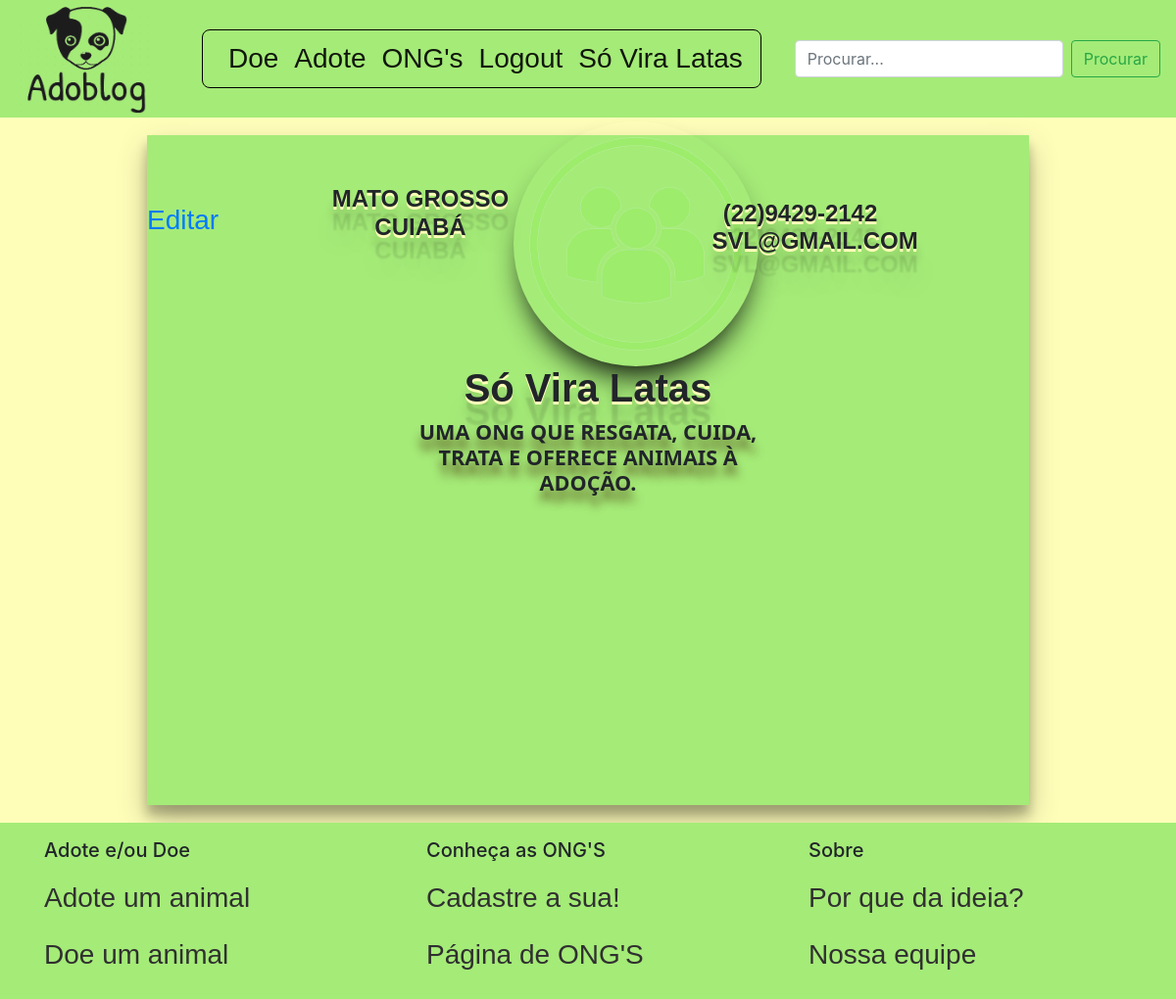
/screens/ong/ongprofile.php (signed in), run on the app's committed database.
### tables this page shows
CREATE TABLE IF NOT EXISTS `tb_ong` (
    `ong_id` INT(11) UNSIGNED NOT NULL AUTO_INCREMENT,
    `ong_nome` VARCHAR(40) NOT NULL,
    `ong_razaosocial` VARCHAR(60) NOT NULL,
    `ong_email` VARCHAR(60) NOT NULL,
    `ong_cnpj` VARCHAR(20) NOT NULL,
    `ong_descricao` VARCHAR(255),
    `ong_estado` VARCHAR(20) NOT NULL,
    `ong_cidade` VARCHAR(40) NOT NULL,
    `ong_telefone` VARCHAR(40) NOT NULL,
    `ong_senha` VARCHAR(20) NOT NULL,
    `ong_imagem` VARCHAR(255) NOT NULL,
    PRIMARY KEY (`ong_id`)
);

### screens/ong/ongprofile.php (the view, shortened to what this page needs)
<?php
    require_once '../../script/connection.php';
    $id = "";
    $donodaong = false;
    if(isset($_GET['pfp'])){
        $id = $_GET['pfp'];
        if($id == $_SESSION['ong_id']){
            $donodaong = true;
        }
    } else {
        if(isset($_SESSION['ong_id'])){
            $id = $_SESSION['ong_id'];
            $donodaong = true;
        }
    }
    $result = $mysqli->query("SELECT * FROM tb_ong WHERE ong_id='$id'");
    $row = $result->fetch_array();
    $imagem = $row['ong_imagem'];
    if($imagem == "" || NULL){
        $imagempadrao = "imgpadrao.png";
    }else{
        $imagempadrao = $imagem;
    }
?>
<!DOCTYPE html>
<html>
<head>
    <link rel="stylesheet" type="text/css" href="../../styles/ongprofile.css">
    <link href="https://cdn.jsdelivr.net/npm/bootstrap@5.1.3/dist/css/bootstrap.min.css" rel="stylesheet">
    <link href="//maxcdn.bootstrapcdn.com/bootstrap/4.0.0/css/bootstrap.min.css" rel="stylesheet" id="bootstrap-css">
    <link rel="stylesheet" href="https://cdn.jsdelivr.net/npm/bootstrap@4.6.1/dist/css/bootstrap.min.css">
</head>
<body>
    <nav class="navbar sticky-top navbar-expand-lg navbar-light" style="background-color: #A5EB78; overflow: hidden">
        <a class="navbar-brand" href="../index.php">
            <img src="../../images/logo.png"  class="thumbnail"  alt="Logo">
        </a>
        <div class="collapse navbar-collapse justify-content-end" id="navbarSupportedContent">
            <ul class="navbar-nav mx-auto" style="border: 1px solid black;
                                                  border-radius: 8px;
                                                  padding-top: 0px;
                                                  padding-bottom: 0px;
                                                  margin-right: 10px;
                                                  margin-left: 10px;">
                <?php
                    if(!$_SESSION){
                        echo "
                            <li class='nav-item' style='padding-left:18px;'>
                                <a class='nav-link active' href='../pub/doarform.php'> Doe </a>
                            </li>
                        ";
                    }else{
                        echo "
                            <li class='nav-item' style='padding-left:18px;'>
                                <a class='nav-link active' href='../pub/createpost.php'> Doe </a>
                            </li>
                        ";
                    }
                ?>
                <li class="nav-item">
                    <a class="nav-link active" href="../pub/pubpage.php"> Adote </a>
                </li>
                <li class="nav-item">
                    <a class="nav-link active" href="ongpage.php"> ONG's </a>
                </li>
                <?php
                    if(!$_SESSION){
                        echo "
                            <li class='nav-item'>
                                <a class='nav-link active' href='../logs/login.php'> Entrar </a>
                            </li>
                            <li class='nav-item'>
                                <a class='nav-link active' href='../logs/registerong.php' style='padding-right:18px;'> Cadastrar </a>
                            </li>
                        ";
                    }else{
                        echo "
                            <li class='nav-item'>
                                <a class='nav-link active' href='../../script/logout.php'> Logout </a>
                            </li>
                        ";
                        echo "
                            <li class='nav-item'>
                                <a class='nav-link active' href='ongprofile.php' style='padding-right:18px;'>";
                                    print($row['ong_nome']);
                        echo "  </a>
                            </li>";
                    }
                ?>
            </ul>
            <form class="form-inline my-2 my-lg-0">
                <input class="form-control mr-sm-2" type="search" placeholder="Procurar..." aria-label="Search">
                <button class="btn btn-outline-success my-2 my-sm-0" type="submit">Procurar</button>
            </form>
        </div>
    </nav>
    <div class="containerPrincipal fadeIn first">
        <div class="containerPerfil">
                <h2 class="estadoOng"><?php echo $row['ong_estado']; ?><br>
                <?php echo $row['ong_cidade']; ?></h2>
                <img src="../../uploads/img_ong/<?php echo $imagempadrao; ?>" class="Img"><br>
                <h2 class="telefoneOng"><?php echo $row['ong_telefone']; ?> <br>
                <?php echo $row['ong_email']; ?> </h2>
                    <?php if($donodaong): ?>
                        <a href="editarongpfp.php"> Editar </a>
                    <?php endif; ?>
                    <h1 class="nomeOng"> <b> <?php echo $row['ong_nome']; ?> </b> </h1>
                    <h2 class="descricaoOng"> <?php echo $row['ong_descricao']; ?> </h2>
            <div class="containerAnimais">
            </div>
        </div>
    </div>
    <div class="fadeIn footer">
        <footer class="container-fluid py-3" style="background: #A5EB78; height: 125%;">
            <div class="row">
                <div class="col-6 col-md ft1" style="margin-left: 30px;">
                    <h5>Adote e/ou Doe</h5>
                    <ul class="navbar-nav mr-auto">
                        <li class="nav-item"><a style="color: #303030;" class="nav-link active" href="../index.php">Adote um animal</a></li>
                        <li class="nav-item"><a style="color: #303030;" class="nav-link active" href="../pub/doarform.php">Doe um animal</a></li>
                    </ul>
                </div>
                <div class="col-6 col-md ft2">
                    <h5>Conheça as ONG'S</h5>
                    <ul class="navbar-nav mr-auto">
                        <li class="nav-item"><a style="color: #303030;" class="nav-link active" href="../logs/registerong.php">Cadastre a sua!</a></li>
                        <li class="nav-item"><a style="color: #303030;" class="nav-link active" href="ongpage.php">Página de ONG'S</a></li>
                    </ul>
                </div>
                <div class="col-6 col-md ft3">
                    <h5>Sobre</h5>
                    <ul class="navbar-nav mr-auto">
                        <li class="nav-item"><a style="color: #303030;" class="nav-link active" href="#">Por que da ideia?</a></li>
                        <li class="nav-item"><a style="color: #303030;" class="nav-link active" href="#">Nossa equipe</a></li>
                    </ul>
                </div>
            </div>
        </footer>
    </div>
</body>

### styles/ongprofile.css (style rules this page uses)
a { text-decoration: none; color: black; float: left; font-size: 28px; font-weight: bolder; font-family:'Lucida Sans', 'Lucida Sans Regular', 'Lucida Grande', 'Lucida Sans Unicode', Geneva, Verdana, sans-serif; }
.navbar.navbar-expand-lg.navbar-light { -webkit-animation-name: fadeInDown; animation-name: fadeInDown; -webkit-animation-duration: 0.8s; animation-duration: 0.8s; -webkit-animation-fill-mode: both; animation-fill-mode: both; position: relative; height: 15%; }
body { font-family: "Poppins", sans-serif; height: 100vh; }
a { color: #cccccc; display:inline-block; text-decoration: none; font-weight: 400; }
.thumbnail { width: 140px; height: 120px; transition: .2s; margin: 0 auto; }
.nav-link.active { transition: transform .2s; }
h2 { text-align: center; font-size: 16%; font-weight: 600; text-transform: uppercase; display:inline-block; margin: 40px 8px 10px 8px; color: #cccccc; }
.fadeIn.footer { -webkit-animation-name: fadeInDown; animation-name: fadeInDown; -webkit-animation-duration: 1s; animation-duration: 1s; -webkit-animation-fill-mode: both; animation-fill-mode: both; }
.col-6.col-md.ft1 { -webkit-animation-delay: 1s; -moz-animation-delay: 1s; animation-delay: 1s; }
.col-6.col-md.ft2 { -webkit-animation-delay: 1.2s; -moz-animation-delay: 1.2s; animation-delay: 1.2s; }
.col-6.col-md.ft3 { -webkit-animation-delay: 1.4s; -moz-animation-delay: 1.4s; animation-delay: 1.4s; }
.fadeIn { opacity:0; -webkit-animation:fadeIn ease-in 1; -moz-animation:fadeIn ease-in 1; animation:fadeIn ease-in 1; -webkit-animation-fill-mode:forwards; -moz-animation-fill-mode:forwards; animation-fill-mode:forwards; -webkit-animation-duration:1s; -moz-animation-duration:1s; animation-duration:1s; }
.fadeIn.first { -webkit-animation-delay: 0.2s; -moz-animation-delay: 0.2s; animation-delay: 0.2s; }
.containerPrincipal { position: relative; width: 100%; height: 90%; background-color: rgb(255, 254, 185); }
.containerPerfil { position: relative; top: 2.5%; left: 12.5%; width: 75%; height: 95%; background-color: #A5EB78; box-shadow: rgba(0, 0, 0, 0.25) 0px 14px 28px, rgba(0, 0, 0, 0.22) 0px 10px 10px; text-align: center; }
.Img { border-radius: 50%; width: 250px; height: 250px; box-shadow: rgb(14, 19, 12) 0px 20px 30px -10px; position: absolute; top: -2%; left: 41.5%; }
.nomeOng { font-family: 'Franklin Gothic Medium', 'Arial Narrow', Arial, sans-serif; position: relative; top: 15%; text-shadow: 0px 3px 0px rgb(255, 254, 185), 0px 14px 10px rgba(0,0,0,0.15), 0px 24px 2px rgba(0,0,0,0.1), 0px 34px 30px rgba(0,0,0,0.1); }
.descricaoOng { width: 45%; font-size: 135%; font-family: 'Segoe UI', Tahoma, Geneva, Verdana, sans-serif; font-weight: bold; text-shadow: 0px 11px 10px rgba(81,67,21,0.8); position: relative; top: 15% }
.estadoOng { font-family: 'Franklin Gothic Medium', 'Arial Narrow', Arial, sans-serif; font-weight: bold; font-size: 150%; position: relative; top: 7.5%; text-shadow: 0px 3px 0px rgb(255, 254, 185), 0px 14px 10px rgba(0,0,0,0.15), 0px 24px 2px rgba(0,0,0,0.1), 0px 34px 30px rgba(0,0,0,0.1); left: -19%; }
.telefoneOng { font-family: 'Franklin Gothic Medium', 'Arial Narrow', Arial, sans-serif; font-weight: bold; font-size: 150%; position: relative; top: 0%; text-shadow: 0px 3px 0px rgb(255, 254, 185), 0px 14px 10px rgba(0,0,0,0.15), 0px 24px 2px rgba(0,0,0,0.1), 0px 34px 30px rgba(0,0,0,0.1); left: 20%; width: 20%; }
.containerAnimais { position: relative; left: 5%; top: 15%; width: 90%; height: 50%; }

### data on the page
tb_ong: ong_nome "Só Vira Latas", ong_estado "MATO GROSSO", ong_cidade "CUIABÁ", ong_imagem (picture), ong_telefone "(22)9429-2142", ong_email "SVL@GMAIL.COM", ong_descricao "UMA ONG QUE RESGATA, CUIDA, TRATA E OFERECE ANIMAIS À ADOÇÃO."
